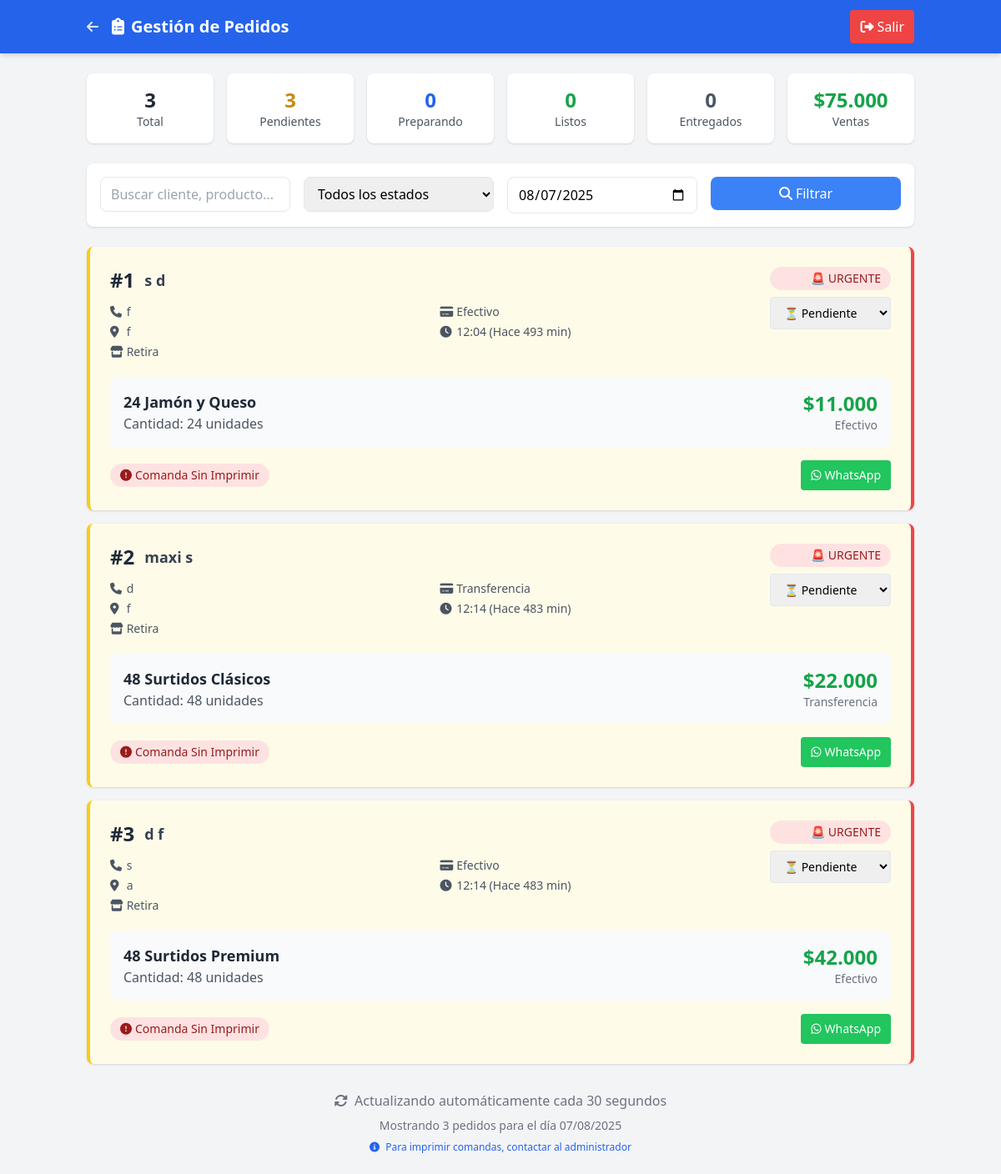
Before: /empleados/pedidos.php (signed in) with the older database file.
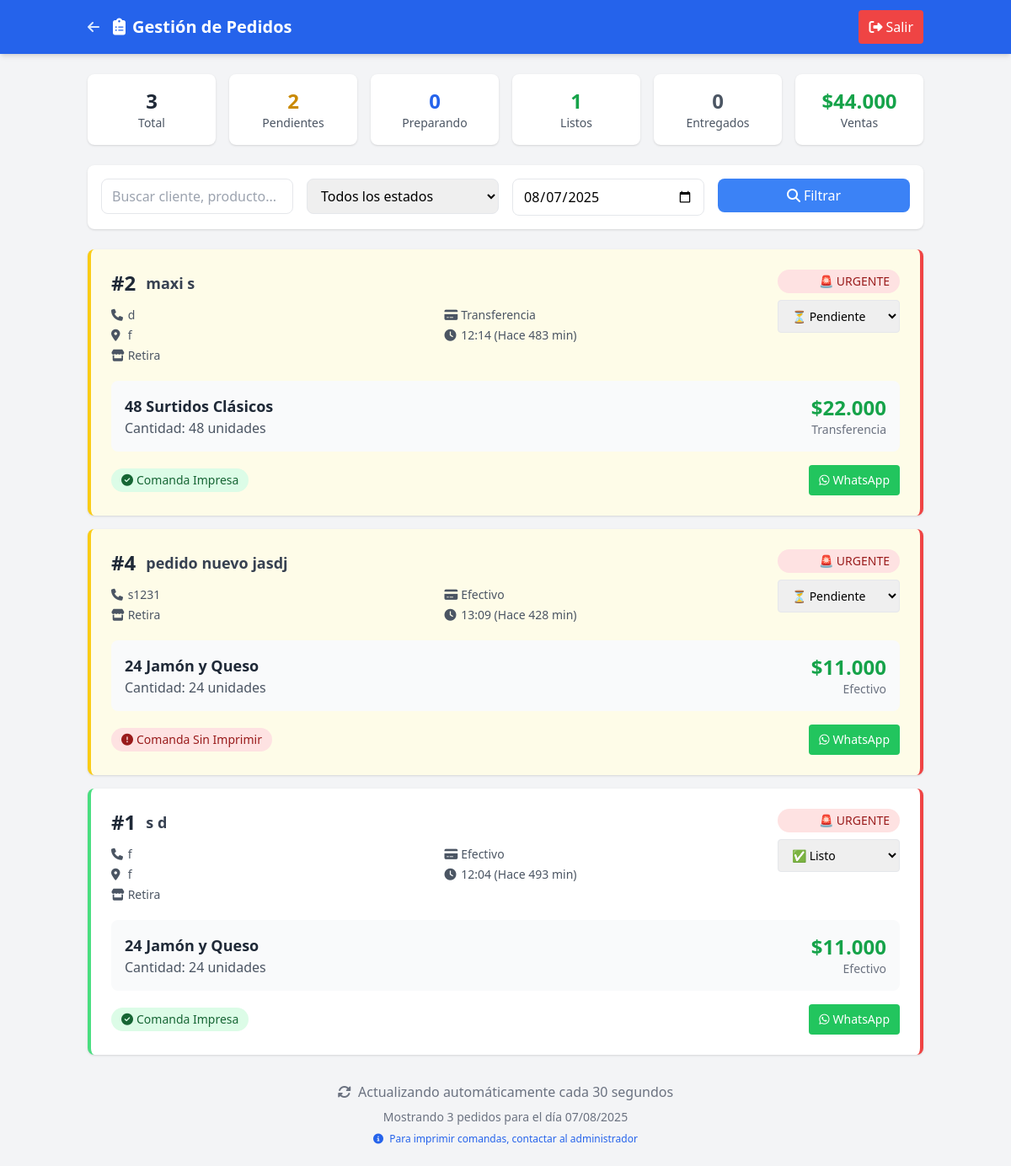
After: the same page with the newer database file.
### tables this page shows
CREATE TABLE `pedidos` (
  `id` int(11) NOT NULL,
  `nombre` varchar(100) NOT NULL,
  `apellido` varchar(100) NOT NULL,
  `telefono` varchar(20) NOT NULL,
  `direccion` text DEFAULT NULL,
  `producto` varchar(100) NOT NULL,
  `cantidad` int(11) NOT NULL,
  `precio` decimal(10,2) NOT NULL,
  `forma_pago` enum('Efectivo','Transferencia') DEFAULT 'Efectivo',
  `modalidad` enum('Retira','Delivery') DEFAULT 'Retira',
  `estado` enum('Pendiente','Preparando','Listo','Entregado') DEFAULT 'Pendiente',
  `observaciones` text DEFAULT NULL,
  `cliente_fijo_id` int(11) DEFAULT NULL,
  `impreso` tinyint(1) DEFAULT 0,
  `created_at` timestamp NULL DEFAULT current_timestamp(),
  `updated_at` timestamp NULL DEFAULT current_timestamp() ON UPDATE current_timestamp(),
  `fecha_entrega` date DEFAULT NULL COMMENT 'Fecha para cuando es el pedido',
  `hora_entrega` time DEFAULT NULL COMMENT 'Hora para cuando es el pedido',
  `notas_horario` text DEFAULT NULL COMMENT 'Observaciones sobre horario/entrega',
  `fecha_pedido` datetime DEFAULT current_timestamp() COMMENT 'Cuándo se tomó el pedido (puede ser diferente de created_at para casos especiales)',
  `prioridad` enum('normal','prioridad','urgente') DEFAULT 'normal' COMMENT 'Prioridad manual asignada por admin',
  `prioridad_notas` text DEFAULT NULL COMMENT 'Notas sobre por qué se asignó esta prioridad',
  `es_personalizado_complejo` tinyint(1) DEFAULT 0 COMMENT 'Si usa la tabla pedido_detalles para precios mixtos'
);

### config.php (called while the page is built, shortened)
<?php
function formatPrice($price) {
    return '$' . number_format($price, 0, ',', '.');
}
?>

### empleados/pedidos.php (the view, shortened to what the changed rows need)
<?php
require_once '../config.php';
$pdo = getConnection();
$filtro_fecha = isset($_GET['fecha']) ? sanitize($_GET['fecha']) : date('Y-m-d');
$sql = "SELECT p.*, cf.nombre as cliente_nombre, cf.apellido as cliente_apellido
        FROM pedidos p
        LEFT JOIN clientes_fijos cf ON p.cliente_fijo_id = cf.id
        WHERE DATE(p.created_at) = ?";
$params = [$filtro_fecha];
$sql .= " ORDER BY
    CASE p.estado
        WHEN 'Pendiente' THEN 1
        WHEN 'Preparando' THEN 2
        WHEN 'Listo' THEN 3
        WHEN 'Entregado' THEN 4
    END,
    p.created_at ASC";
$stmt = $pdo->prepare($sql);
$stmt->execute($params);
$pedidos = $stmt->fetchAll();
$stats_sql = "SELECT
    COUNT(*) as total,
    SUM(CASE WHEN estado = 'Pendiente' THEN 1 ELSE 0 END) as pendientes,
    SUM(CASE WHEN estado = 'Preparando' THEN 1 ELSE 0 END) as preparando,
    SUM(CASE WHEN estado = 'Listo' THEN 1 ELSE 0 END) as listos,
    SUM(CASE WHEN estado = 'Entregado' THEN 1 ELSE 0 END) as entregados,
    SUM(precio) as total_ventas
    FROM pedidos WHERE DATE(created_at) = ?";
$stats = $pdo->prepare($stats_sql);
$stats->execute([$filtro_fecha]);
$stats = $stats->fetch();
?>
<!DOCTYPE html>
<html lang="es">
<head>
    <script src="https://cdn.tailwindcss.com"></script>
    <link rel="stylesheet" href="https://cdnjs.cloudflare.com/ajax/libs/font-awesome/6.4.0/css/all.min.css">
</head>
<body class="bg-gray-100">
    <header class="bg-blue-600 text-white shadow-md">
        <div class="container mx-auto px-4 py-3 flex justify-between items-center">
            <div class="flex items-center">
                <h1 class="text-xl font-bold">
                    <i class="fas fa-clipboard-list mr-2"></i>Gestión de Pedidos
                </h1>
            </div>
        </div>
    </header>
    <main class="container mx-auto px-4 py-6">
        <div class="grid grid-cols-2 md:grid-cols-6 gap-4 mb-6">
            <div class="bg-white p-4 rounded-lg shadow text-center">
                <div class="text-2xl font-bold text-yellow-600"><?= $stats['pendientes'] ?></div>
                <div class="text-sm text-gray-600">Pendientes</div>
            </div>
            <div class="bg-white p-4 rounded-lg shadow text-center">
                <div class="text-2xl font-bold text-green-600"><?= $stats['listos'] ?></div>
                <div class="text-sm text-gray-600">Listos</div>
            </div>
            <div class="bg-white p-4 rounded-lg shadow text-center">
                <div class="text-2xl font-bold text-green-600"><?= formatPrice($stats['total_ventas']) ?></div>
                <div class="text-sm text-gray-600">Ventas</div>
            </div>
        </div>
        <div class="space-y-4">
            <?php if (empty($pedidos)): ?>
                <div class="bg-white p-12 rounded-lg shadow text-center text-gray-500">
                    <i class="fas fa-inbox text-6xl mb-4 text-gray-300"></i>
                    <h3 class="text-xl mb-2">No hay pedidos</h3>
                    <p>No se encontraron pedidos para la fecha seleccionada</p>
                </div>
            <?php else: ?>
                <?php foreach ($pedidos as $pedido): ?>
                    <?php
                    $minutos = round((time() - strtotime($pedido['created_at'])) / 60);
                    $estado_colors = [
                        'Pendiente' => 'border-l-yellow-400 bg-yellow-50',
                        'Preparando' => 'border-l-blue-400 bg-blue-50',
                        'Listo' => 'border-l-green-400 bg-green-50',
                        'Entregado' => 'border-l-gray-400 bg-gray-50'
                    ];
                    $urgencia_class = '';
                    if ($minutos > 60) {
                        $urgencia_class = 'border-r-4 border-r-red-500';
                    } elseif ($minutos > 30) {
                        $urgencia_class = 'border-r-4 border-r-orange-500';
                    }
                    ?>
                    <div class="bg-white rounded-lg shadow border-l-4 <?= $estado_colors[$pedido['estado']] ?> <?= $urgencia_class ?>">
                        <div class="p-6">
                            <div class="flex justify-between items-start mb-4">
                                <div class="flex-1">
                                    <div class="flex items-center space-x-3 mb-3">
                                        <span class="text-2xl font-bold text-gray-800">#<?= $pedido['id'] ?></span>
                                        <span class="text-lg font-semibold text-gray-700">
                                            <?= htmlspecialchars($pedido['nombre'] . ' ' . $pedido['apellido']) ?>
                                        </span>
                                    </div>
                                    <div class="grid md:grid-cols-2 gap-4 text-sm">
                                        <div>
                                            <p class="text-gray-600 mb-1">
                                                <i class="fas fa-phone w-4"></i> <?= htmlspecialchars($pedido['telefono']) ?>
                                            </p>
                                            <?php if ($pedido['direccion']): ?>
                                            <p class="text-gray-600 mb-1">
                                                <i class="fas fa-map-marker-alt w-4"></i> <?= htmlspecialchars($pedido['direccion']) ?>
                                            </p>
                                            <?php endif; ?>
                                            <p class="text-gray-600 mb-1">
                                                <i class="fas fa-<?= $pedido['modalidad'] === 'Delivery' ? 'truck' : 'store' ?> w-4"></i>
                                                <?= $pedido['modalidad'] ?>
                                            </p>
                                        </div>
                                        <div>
                                            <p class="text-gray-600 mb-1">
                                                <i class="fas fa-credit-card w-4"></i> <?= $pedido['forma_pago'] ?>
                                            </p>
                                            <p class="text-gray-600 mb-1">
                                                <i class="fas fa-clock w-4"></i>
                                                <?= date('H:i', strtotime($pedido['created_at'])) ?> (Hace <?= $minutos ?> min)
                                            </p>
                                        </div>
                                    </div>
                                </div>
                                <div class="ml-4 text-right">
                                    <?php if ($minutos > 60): ?>
                                        <div class="bg-red-100 text-red-800 px-3 py-1 rounded-full text-sm font-medium mb-2">
                                            🚨 URGENTE
                                        </div>
                                    <?php elseif ($minutos > 30): ?>
                                        <div class="bg-orange-100 text-orange-800 px-3 py-1 rounded-full text-sm font-medium mb-2">
                                            ⚠️ PRIORIDAD
                                        </div>
                                    <?php endif; ?>
                                    <form method="POST" class="inline-block">
                                        <select name="estado" onchange="this.form.submit()"
                                                class="px-3 py-2 border rounded text-sm font-medium">
                                            <option value="Pendiente" <?= $pedido['estado'] === 'Pendiente' ? 'selected' : '' ?>>⏳ Pendiente</option>
                                            <option value="Listo" <?= $pedido['estado'] === 'Listo' ? 'selected' : '' ?>>✅ Listo</option>
                                        </select>
                                    </form>
                                </div>
                            </div>
                            <div class="bg-gray-50 rounded-lg p-4 mb-4">
                                <div class="flex justify-between items-center">
                                    <div>
                                        <h3 class="text-lg font-semibold text-gray-800">
                                            <?= htmlspecialchars($pedido['producto']) ?>
                                        </h3>
                                        <p class="text-gray-600">Cantidad: <?= $pedido['cantidad'] ?> unidades</p>
                                    </div>
                                    <div class="text-right">
                                        <div class="text-2xl font-bold text-green-600">
                                            <?= formatPrice($pedido['precio']) ?>
                                        </div>
                                        <div class="text-sm text-gray-500"><?= $pedido['forma_pago'] ?></div>
                                    </div>
                                </div>
                            </div>
                            <div class="flex justify-between items-center">
                                <div class="flex items-center space-x-3">
                                    <?php if ($pedido['impreso']): ?>
                                        <span class="bg-green-100 text-green-800 px-3 py-1 rounded-full text-sm">
                                            <i class="fas fa-check-circle mr-1"></i>Comanda Impresa
                                        </span>
                                    <?php else: ?>
                                        <span class="bg-red-100 text-red-800 px-3 py-1 rounded-full text-sm">
                                            <i class="fas fa-exclamation-circle mr-1"></i>Comanda Sin Imprimir
                                        </span>
                                    <?php endif; ?>
                                </div>
                                <div class="flex space-x-2">
                                    <a href="https://wa.me/<?= preg_replace('/[^0-9]/', '', $pedido['telefono']) ?>?text=Hola%20<?= urlencode($pedido['nombre']) ?>,%20tu%20pedido%20#<?= $pedido['id'] ?>%20está%20<?= urlencode(strtolower($pedido['estado'])) ?>"
                                       target="_blank"
                                       class="bg-green-500 hover:bg-green-600 text-white px-3 py-2 rounded text-sm">
                                        <i class="fab fa-whatsapp mr-1"></i>WhatsApp
                                    </a>
                                </div>
                            </div>
                        </div>
                    </div>
                <?php endforeach; ?>
            <?php endif; ?>
        </div>
    </main>
</body>
</html>

Changed rows visible on the page:
removed pedidos: id "3", nombre+apellido "d f", telefono "s", direccion "a", modalidad "Retira", forma_pago "Efectivo", created_at "12:14", created_at "483", shows "🚨 URGENTE", estado "⏳ Pendiente", producto "48 Surtidos Premium", cantidad "48", precio "$42.000", impreso 0 (drawn)
changed pedidos "maxi s": impreso "Comanda Sin Imprimir" → "Comanda Impresa"; moves up the list
added pedidos: id "4", nombre+apellido "pedido nuevo jasdj", telefono "s1231", modalidad "Retira", forma_pago "Efectivo", created_at "13:09", created_at "428", shows "🚨 URGENTE", estado "⏳ Pendiente", producto "24 Jamón y Queso", cantidad "24", precio "$11.000", impreso 0 (drawn)
changed pedidos id 1: estado "⏳ Pendiente" → "✅ Listo"; impreso "Comanda Sin Imprimir" → "Comanda Impresa"
Other visible differences:
$stats['pendientes']: "3" → "2"
$stats['listos']: "0" → "1"
formatPrice($stats['total_ventas']): "$75.000" → "$44.000"
